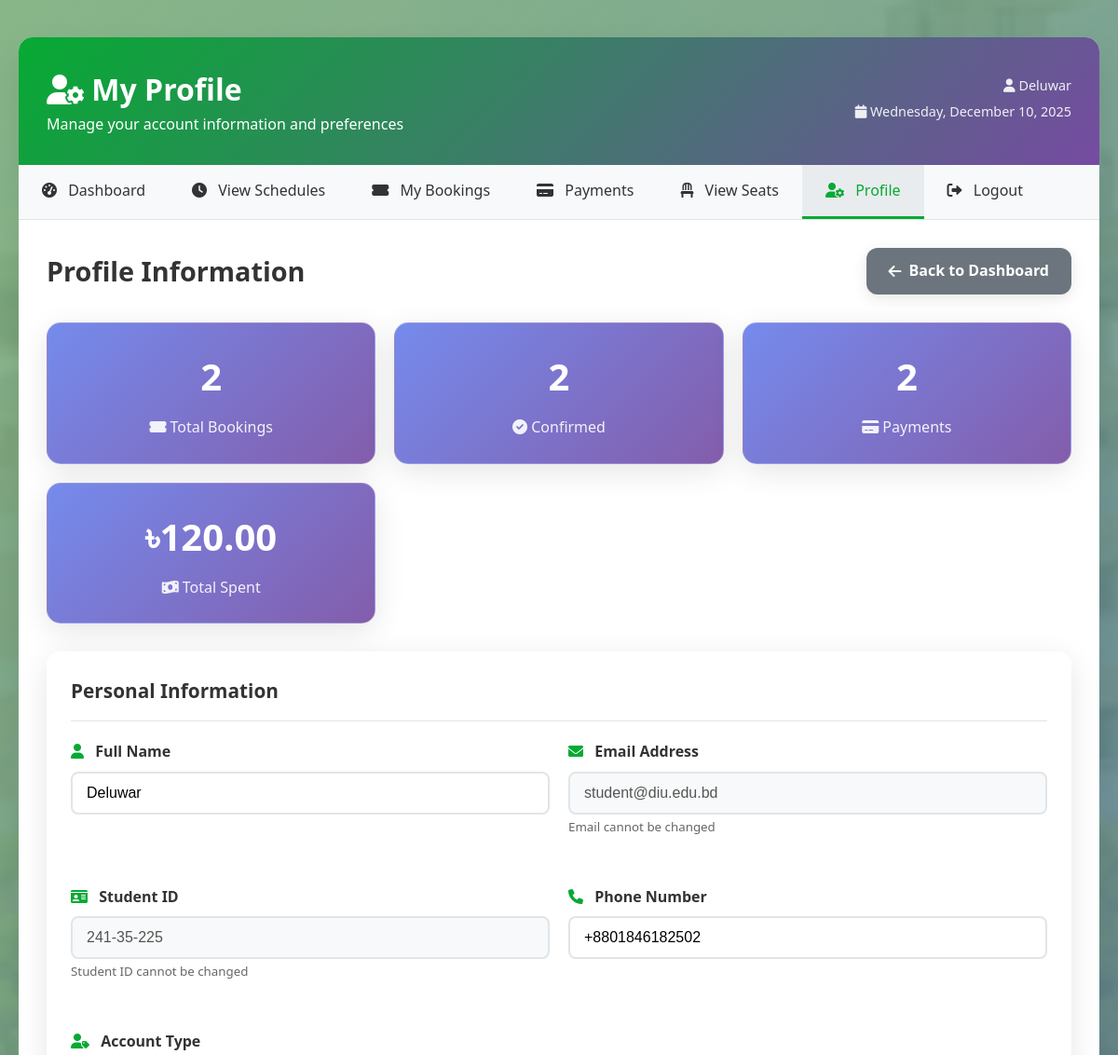
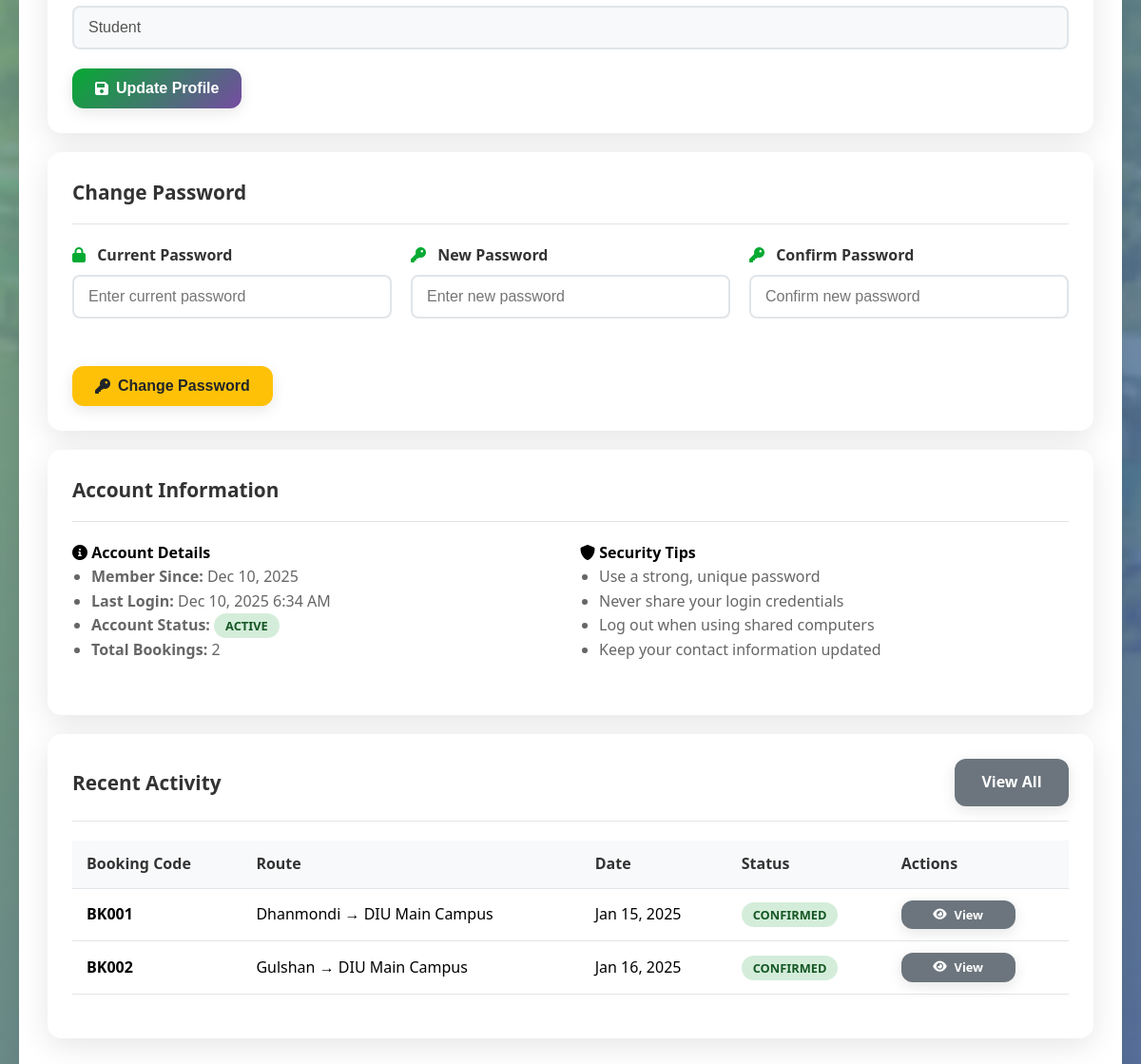
/student/profile.php (signed in), run on the app's committed database (2 pictures, top to bottom).
### tables this page shows
CREATE TABLE users (
    id INT AUTO_INCREMENT PRIMARY KEY,
    name VARCHAR(100) NOT NULL,
    email VARCHAR(100) UNIQUE NOT NULL,
    password VARCHAR(255) NOT NULL,
    role ENUM('student', 'admin') DEFAULT 'student',
    student_id VARCHAR(20) NULL,
    phone VARCHAR(15) NULL,
    status ENUM('active', 'inactive', 'suspended') DEFAULT 'active',
    created_at TIMESTAMP DEFAULT CURRENT_TIMESTAMP,
    updated_at TIMESTAMP DEFAULT CURRENT_TIMESTAMP ON UPDATE CURRENT_TIMESTAMP
);

CREATE TABLE bookings (
    id INT AUTO_INCREMENT PRIMARY KEY,
    user_id INT NOT NULL,
    schedule_id INT NOT NULL,
    booking_date DATE NOT NULL,
    seat_number INT NOT NULL,
    status ENUM('pending', 'confirmed', 'cancelled', 'completed') DEFAULT 'pending',
    booking_code VARCHAR(10) UNIQUE NOT NULL,
    created_at TIMESTAMP DEFAULT CURRENT_TIMESTAMP,
    FOREIGN KEY (user_id) REFERENCES users(id) ON DELETE CASCADE,
    FOREIGN KEY (schedule_id) REFERENCES schedules(id) ON DELETE CASCADE
);

CREATE TABLE routes (
    id INT AUTO_INCREMENT PRIMARY KEY,
    route_name VARCHAR(100) NOT NULL,
    start_location VARCHAR(100) NOT NULL,
    end_location VARCHAR(100) NOT NULL,
    distance_km DECIMAL(5,2) NULL,
    estimated_time_minutes INT NULL,
    fare DECIMAL(8,2) NOT NULL,
    status ENUM('active', 'inactive') DEFAULT 'active',
    created_at TIMESTAMP DEFAULT CURRENT_TIMESTAMP
);

### student/profile.php (the view, shortened to what this page needs)
<?php
require_once '../config/database.php';
$user_id = $_SESSION['user_id'];
$sql = "SELECT * FROM users WHERE id = ?";
$stmt = $conn->prepare($sql);
$stmt->bind_param("i", $user_id);
$stmt->execute();
$user = $stmt->get_result()->fetch_assoc();
$sql = "SELECT
            COUNT(*) as total_bookings,
            SUM(CASE WHEN status = 'confirmed' THEN 1 ELSE 0 END) as confirmed_bookings,
            SUM(CASE WHEN status = 'pending' THEN 1 ELSE 0 END) as pending_bookings,
            SUM(CASE WHEN status = 'cancelled' THEN 1 ELSE 0 END) as cancelled_bookings
        FROM bookings WHERE user_id = ?";
$stmt = $conn->prepare($sql);
$stmt->bind_param("i", $user_id);
$stmt->execute();
$booking_stats = $stmt->get_result()->fetch_assoc();
$sql = "SELECT
            COUNT(*) as total_payments,
            SUM(CASE WHEN payment_status = 'completed' THEN 1 ELSE 0 END) as completed_payments,
            SUM(CASE WHEN payment_status = 'pending' THEN 1 ELSE 0 END) as pending_payments,
            SUM(CASE WHEN payment_status = 'completed' THEN amount ELSE 0 END) as total_amount
        FROM payments p
        JOIN bookings b ON p.booking_id = b.id
        WHERE b.user_id = ?";
$stmt = $conn->prepare($sql);
$stmt->bind_param("i", $user_id);
$stmt->execute();
$payment_stats = $stmt->get_result()->fetch_assoc();
?>
<!DOCTYPE html>
<html lang="en">
<head>
    <link rel="stylesheet" href="../assets/css/style.css">
    <link href="https://cdnjs.cloudflare.com/ajax/libs/font-awesome/6.0.0/css/all.min.css" rel="stylesheet">
</head>
<body>
    <div class="container">
        <div class="dashboard">
            <div class="dashboard-header">
                <div>
                    <h1><i class="fas fa-user-cog"></i> My Profile</h1>
                    <p>Manage your account information and preferences</p>
                </div>
                <div class="user-info">
                    <p><i class="fas fa-user"></i> <?php echo htmlspecialchars($_SESSION['name']); ?></p>
                    <p><i class="fas fa-calendar"></i> <?php echo date('l, F j, Y'); ?></p>
                </div>
            </div>
            <nav class="nav-menu">
                <ul>
                    <li><a href="dashboard.php"><i class="fas fa-tachometer-alt"></i> Dashboard</a></li>
                    <li><a href="schedules.php"><i class="fas fa-clock"></i> View Schedules</a></li>
                    <li><a href="bookings.php"><i class="fas fa-ticket-alt"></i> My Bookings</a></li>
                    <li><a href="payments.php"><i class="fas fa-credit-card"></i> Payments</a></li>
                    <li><a href="view_seats.php"><i class="fas fa-chair"></i> View Seats</a></li>
                    <li><a href="profile.php" class="active"><i class="fas fa-user-cog"></i> Profile</a></li>
                    <li><a href="../logout.php"><i class="fas fa-sign-out-alt"></i> Logout</a></li>
                </ul>
            </nav>
            <div class="content">
                <div class="content-header">
                    <h2>Profile Information</h2>
                    <div>
                        <a href="dashboard.php" class="btn btn-secondary">
                            <i class="fas fa-arrow-left"></i> Back to Dashboard
                        </a>
                    </div>
                </div>
                <div class="grid grid-4">
                    <div class="stats-card">
                        <h3><?php echo $booking_stats['total_bookings']; ?></h3>
                        <p><i class="fas fa-ticket-alt"></i> Total Bookings</p>
                    </div>
                    <div class="stats-card">
                        <h3><?php echo $booking_stats['confirmed_bookings']; ?></h3>
                        <p><i class="fas fa-check-circle"></i> Confirmed</p>
                    </div>
                    <div class="stats-card">
                        <h3><?php echo $payment_stats['completed_payments']; ?></h3>
                        <p><i class="fas fa-credit-card"></i> Payments</p>
                    </div>
                    <div class="stats-card">
                        <h3>৳<?php echo number_format($payment_stats['total_amount'], 2); ?></h3>
                        <p><i class="fas fa-money-bill-wave"></i> Total Spent</p>
                    </div>
                </div>
                <div class="card">
                    <div class="card-header">
                        <h3>Personal Information</h3>
                    </div>
                    <form method="POST" class="profile-form">
                        <div class="grid grid-2">
                            <div class="form-group">
                                <label for="name">
                                    <i class="fas fa-user"></i>
                                    Full Name
                                </label>
                                <input type="text" id="name" name="name"
                                       value="<?php echo htmlspecialchars($user['name']); ?>" required>
                            </div>
                            <div class="form-group">
                                <label for="email">
                                    <i class="fas fa-envelope"></i>
                                    Email Address
                                </label>
                                <input type="email" id="email" value="<?php echo htmlspecialchars($user['email']); ?>"
                                       disabled style="background-color: #f8f9fa;">
                                <small style="color: #666;">Email cannot be changed</small>
                            </div>
                        </div>
                        <div class="grid grid-2">
                            <div class="form-group">
                                <label for="student_id">
                                    <i class="fas fa-id-card"></i>
                                    Student ID
                                </label>
                                <input type="text" id="student_id" value="<?php echo htmlspecialchars($user['student_id'] ?? ''); ?>"
                                       disabled style="background-color: #f8f9fa;">
                                <small style="color: #666;">Student ID cannot be changed</small>
                            </div>
                            <div class="form-group">
                                <label for="phone">
                                    <i class="fas fa-phone"></i>
                                    Phone Number
                                </label>
                                <input type="tel" id="phone" name="phone"
                                       value="<?php echo htmlspecialchars($user['phone']); ?>" required>
                            </div>
                        </div>
                        <div class="form-group">
                            <label for="role">
                                <i class="fas fa-user-tag"></i>
                                Account Type
                            </label>
                            <input type="text" id="role" value="<?php echo ucfirst($user['role']); ?>"
                                   disabled style="background-color: #f8f9fa;">
                        </div>
                        <div class="form-actions">
                            <button type="submit" class="btn btn-primary">
                                <i class="fas fa-save"></i> Update Profile
                            </button>
                        </div>
                    </form>
                </div>
                <div class="card">
                    <div class="card-header">
                        <h3>Change Password</h3>
                    </div>
                    <form method="POST" class="password-form">
                        <div class="grid grid-3">
                            <div class="form-group">
                                <label for="current_password">
                                    <i class="fas fa-lock"></i>
                                    Current Password
                                </label>
                                <input type="password" id="current_password" name="current_password"
                                       placeholder="Enter current password">
                            </div>
                            <div class="form-group">
                                <label for="new_password">
                                    <i class="fas fa-key"></i>
                                    New Password
                                </label>
                                <input type="password" id="new_password" name="new_password"
                                       placeholder="Enter new password">
                            </div>
                            <div class="form-group">
                                <label for="confirm_password">
                                    <i class="fas fa-key"></i>
                                    Confirm Password
                                </label>
                                <input type="password" id="confirm_password" name="confirm_password"
                                       placeholder="Confirm new password">
                            </div>
                        </div>
                        <div class="form-actions">
                            <button type="submit" class="btn btn-warning">
                                <i class="fas fa-key"></i> Change Password
                            </button>
                        </div>
                    </form>
                </div>
                <div class="card">
                    <div class="card-header">
                        <h3>Account Information</h3>
                    </div>
                    <div class="grid grid-2">
                        <div>
                            <h4><i class="fas fa-info-circle"></i> Account Details</h4>
                            <ul style="margin-left: 20px; color: #666;">
                                <li><strong>Member Since:</strong> <?php echo date('M j, Y', strtotime($user['created_at'])); ?></li>
                                <li><strong>Last Login:</strong> <?php echo date('M j, Y g:i A', strtotime($user['updated_at'])); ?></li>
                                <li><strong>Account Status:</strong> <span class="status-badge status-confirmed">Active</span></li>
                                <li><strong>Total Bookings:</strong> <?php echo $booking_stats['total_bookings']; ?></li>
                            </ul>
                        </div>
                        <div>
                            <h4><i class="fas fa-shield-alt"></i> Security Tips</h4>
                            <ul style="margin-left: 20px; color: #666;">
                                <li>Use a strong, unique password</li>
                                <li>Never share your login credentials</li>
                                <li>Log out when using shared computers</li>
                                <li>Keep your contact information updated</li>
                            </ul>
                        </div>
                    </div>
                </div>
                <div class="card">
                    <div class="card-header">
                        <h3>Recent Activity</h3>
                        <a href="bookings.php" class="btn btn-secondary">View All</a>
                    </div>
                    <?php
                    $sql = "SELECT b.*, s.departure_time, r.route_name, r.start_location, r.end_location
                            FROM bookings b
                            JOIN schedules s ON b.schedule_id = s.id
                            JOIN routes r ON s.route_id = r.id
                            WHERE b.user_id = ?
                            ORDER BY b.created_at DESC
                            LIMIT 5";
                    $stmt = $conn->prepare($sql);
                    $stmt->bind_param("i", $user_id);
                    $stmt->execute();
                    $recent_bookings = $stmt->get_result();
                    ?>
                    <?php if ($recent_bookings->num_rows > 0): ?>
                        <div class="table-container">
                            <table>
                                <thead>
                                    <tr>
                                        <th>Booking Code</th>
                                        <th>Route</th>
                                        <th>Date</th>
                                        <th>Status</th>
                                        <th>Actions</th>
                                    </tr>
                                </thead>
                                <tbody>
                                    <?php while ($booking = $recent_bookings->fetch_assoc()): ?>
                                        <tr>
                                            <td><strong><?php echo htmlspecialchars($booking['booking_code']); ?></strong></td>
                                            <td>
                                                <?php echo htmlspecialchars($booking['start_location']); ?> →
                                                <?php echo htmlspecialchars($booking['end_location']); ?>
                                            </td>
                                            <td><?php echo date('M j, Y', strtotime($booking['booking_date'])); ?></td>
                                            <td>
                                                <span class="status-badge status-<?php echo $booking['status']; ?>">
                                                    <?php echo ucfirst($booking['status']); ?>
                                                </span>
                                            </td>
                                            <td>
                                                <a href="view_booking.php?id=<?php echo $booking['id']; ?>"
                                                   class="btn btn-secondary" style="padding: 5px 10px; font-size: 0.8rem;">
                                                    <i class="fas fa-eye"></i> View
                                                </a>
                                            </td>
                                        </tr>
                                    <?php endwhile; ?>
                                </tbody>
                            </table>
                        </div>
                    <?php endif; ?>
                </div>
            </div>
        </div>
    </div>
</body>
</html>

### data on the page
users: name "Deluwar", email "student@diu.edu.bd", student "241-35-225", phone "+8801846182502", role "Student", created_at "Dec 10, 2025", updated_at "Dec 10, 2025 6:34 AM"
bookings: booking_code "BK001", routes.start_location "Dhanmondi", routes.end_location "DIU Main Campus", booking_date "Jan 15, 2025", status "CONFIRMED"
bookings: booking_code "BK002", routes.start_location "Gulshan", routes.end_location "DIU Main Campus", booking_date "Jan 16, 2025", status "CONFIRMED"

### other printed values
$_SESSION['name'] "Deluwar"
$booking_stats['total_bookings'] "2"
$booking_stats['confirmed_bookings'] "2"
$payment_stats['completed_payments'] "2"
$payment_stats['total_amount'] "120.00"
